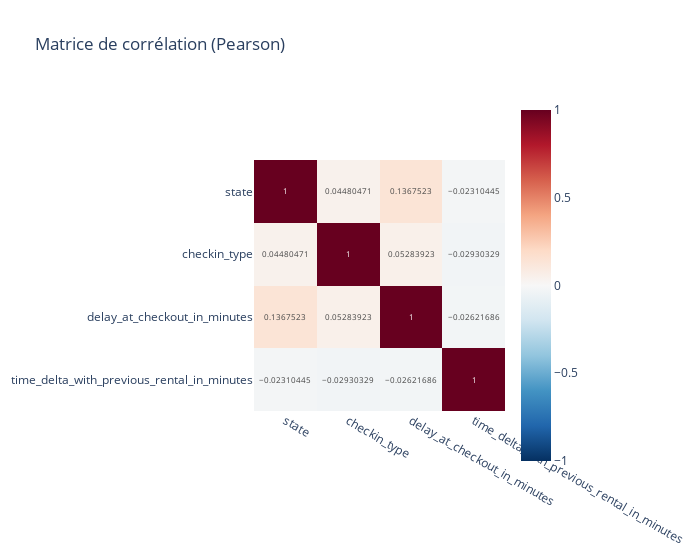

This figure's notebook cell:
### Code cell
data_encoded = data.copy()
data_encoded['state'] = data_encoded['state'].apply(lambda x : 1 if x=="ended" else 0)
data_encoded['checkin_type'] = data_encoded['checkin_type'].apply(lambda x : 1 if x=="mobile" else 0)
corr = data_encoded[['state','checkin_type','delay_at_checkout_in_minutes','time_delta_with_previous_rental_in_minutes']].corr('pearson')

corr_df_fig = px.imshow(corr, text_auto=True,
    color_continuous_scale="RdBu_r",
    title="Matrice de corrélation (Pearson)",
    zmin=-1, zmax=1,width=700)
corr_df_fig.show()

### Figure 1 — Plotly figure (JSON) as saved in the notebook; plotly's stock layout.template omitted (floating-point values rounded to 4 significant figures)
{"data": [{"coloraxis": "coloraxis", "hovertemplate": "x: %{x}<br>y: %{y}<br>color: %{z}<extra></extra>", "name": "0", "texttemplate": "%{z}", "type": "heatmap", "x": ["state", "checkin_type", "delay_at_checkout_in_minutes", "time_delta_with_previous_rental_in_minutes"], "xaxis": "x", "y": ["state", "checkin_type", "delay_at_checkout_in_minutes", "time_delta_with_previous_rental_in_minutes"], "yaxis": "y", "z": [[1.0, 0.0448, 0.1368, -0.0231], [0.0448, 1.0, 0.05284, -0.0293], [0.1368, 0.05284, 1.0, -0.02622], [-0.0231, -0.0293, -0.02622, 1.0]]}], "layout": {"coloraxis": {"cmax": 1, "cmin": -1, "colorscale": [[0, "rgb(5,48,97)"], [0.1, "rgb(33,102,172)"], [0.2, "rgb(67,147,195)"], [0.3, "rgb(146,197,222)"], [0.4, "rgb(209,229,240)"], [0.5, "rgb(247,247,247)"], [0.6, "rgb(253,219,199)"], [0.7, "rgb(244,165,130)"], [0.8, "rgb(214,96,77)"], [0.9, "rgb(178,24,43)"], [1, "rgb(103,0,31)"]]}, "title": {"text": "Matrice de corrélation (Pearson)"}, "width": 700, "xaxis": {"anchor": "y", "constrain": "domain", "domain": [0, 1], "scaleanchor": "y"}, "yaxis": {"anchor": "x", "autorange": "reversed", "constrain": "domain", "domain": [0, 1]}}}
